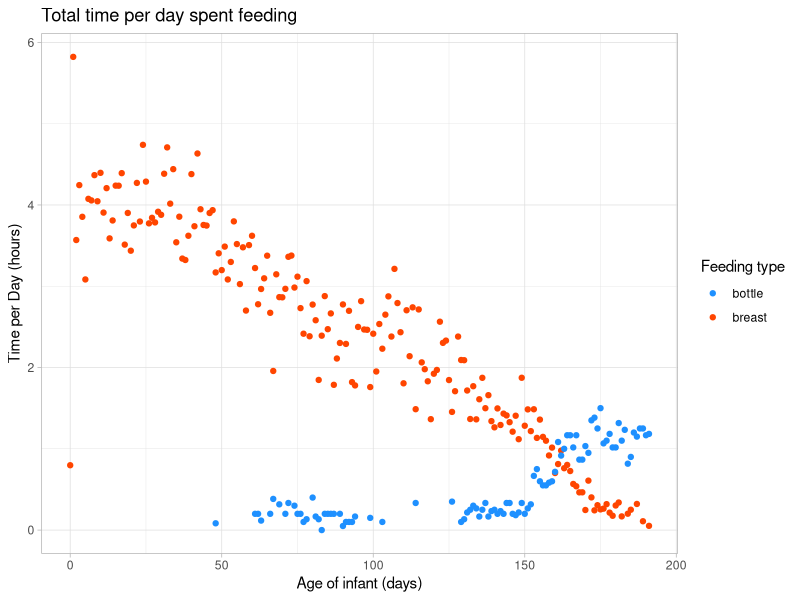
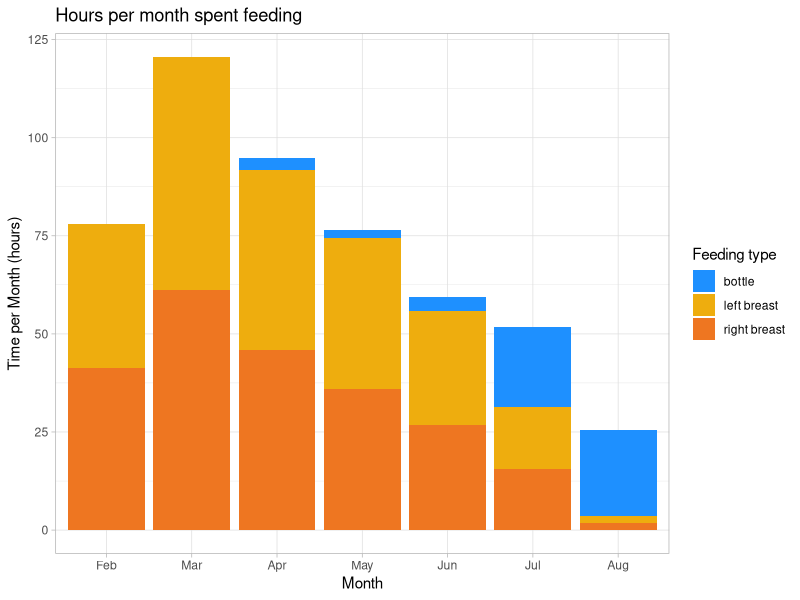
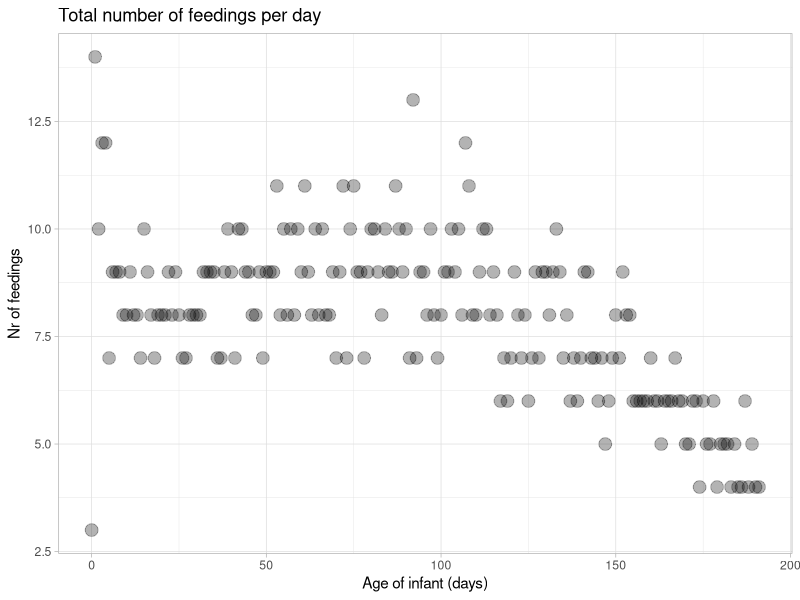
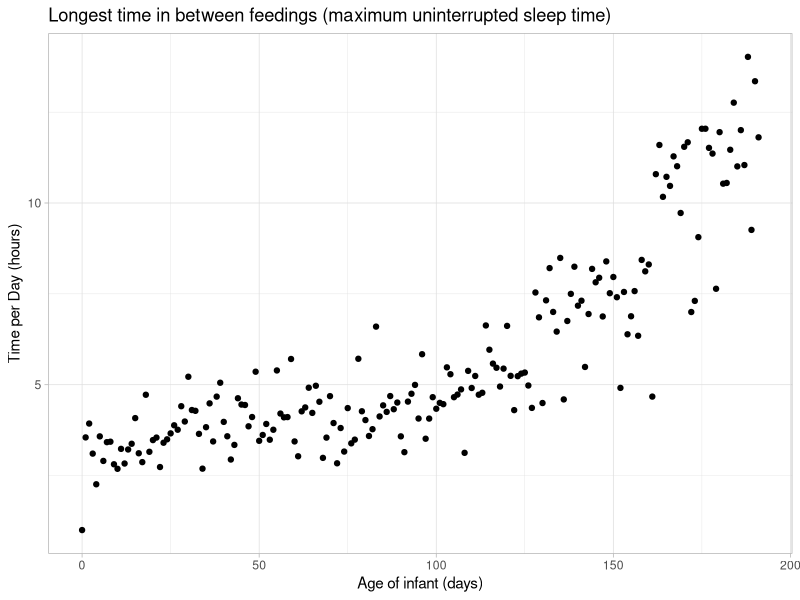

These charts were generated, in order, by the following R code:
#nursing data 2018
#data collected by Rosina Plomp
#For nursing, start and end times of feedings were registered
#For formula feeding, start and end times are NOT accurate, 
# and often the default time (15min) was registered. 
#However, the nr of ml was registered accurately. 


library(tidyr)
library(data.table)
library(ggplot2)
library(pracma)

#########################
## Data pre-processing ##
#########################

# import data
setwd("E:/Bijscholen 2017/Nursing project/raw")
data <- read.csv("Nursing final dataset.csv", sep=";",row.names=NULL, header=FALSE)
data <- as.data.table(data)

#rename columns based on investigation
names(data)<- c("datatype","start_date_time","end_date_time","left0_right1_kv", "V5","ml","V7")

# select relevant data
data <- data[datatype=="5" | datatype=="15"] #leave out other types of data (measurements, pumping, etc.)
data <- data[,-c(1,5,7)] #leave out empty columns which pertain to other datatypes
    
# format dates: split the date and time into separate columns
data_extra1 <- separate(data, "start_date_time", into=c("start_date","start_time"), sep=" ")
data_extra2 <- separate(data, "end_date_time", into=c("end_date","end_time"), sep=" ")
data <- cbind(data,data_extra1[,c(1:2)],data_extra2[,c(2:3)])
  
# take only data for Tobias, since that of Leander contains too much missing data
data[,start_date := as.Date(start_date,format="%d.%m.%Y")]
data <- data[start_date > as.Date("08.02.2018",format="%d.%m.%Y")]

# make new feeding column: 0/1=breast, else=bottle
data[,feedingtype := ifelse(left0_right1_kv=="0","breast",
                            ifelse(left0_right1_kv=="1","breast","bottle"))]

# make new feeding column: 0=left, 1=right, else=formula
data[,feedingtype2 := ifelse(left0_right1_kv=="0","left",
                            ifelse(left0_right1_kv=="1","right","bottle"))]

# add column for feeding duration
data<-as.data.frame(data) #strptime runs into an issue with data.tables
data$start_date_time <- strptime(data$start_date_time,"%d.%m.%Y %H:%M:%S")
data$end_date_time <- strptime(data$end_date_time,"%d.%m.%Y %H:%M:%S")
data$duration<-data$end_date_time-data$start_date_time
data$duration<-as.numeric(data$duration)
data$duration<-(data$duration)/(60*60) #turn sec into hours
  
# add duration for bottle feeding: assume 10 ml/min
data$ml <- ifelse(data$ml=="__EMPTY__",NA,
                    ifelse(data$ml=="null",0,(as.numeric(as.character(data$ml)))))
data$duration <- ifelse(data$feedingtype=="bottle",(((data$ml)/10)/60),data$duration) #in hours

# add column with interval between feedings
data$interval<-1
for (i in 2:length(data$start_date)){
  Int <- (data$start_date_time[i] - data$end_date_time[i-1])
  data$interval[i] <- as.numeric(Int, units="hours")
}

# make column with age of Tobias in days
data$infant_age<- (strptime(data$end_date,"%d.%m.%Y")-
                             strptime("09.02.2018","%d.%m.%Y"))
data$infant_age<- as.numeric(data$infant_age, units="days") #in days
data$infant_age<- round(data$infant_age,digits=0) #in integer days

############################# graph total feeding time ############################
###################################################################################
  
#calculate and plot the total duration of feeding per day, 
#calculate duration feeding per day
data$start_date_time <- NULL
data$end_date_time <- NULL
data <- as.data.table(data)
TotSumByDay_feedingtype <- data[,(Total_duration=sum(duration)),by=c("infant_age","feedingtype")]

#scatterplot: total nursing per day for Tobias
ggplot(data=TotSumByDay_feedingtype,
     aes(x=infant_age, y=V1,color=feedingtype)) +
  geom_point() +
  ggtitle("Total time per day spent feeding") +
  ylab("Time per Day (hours)") +
  xlab("Age of infant (days)") +
  scale_colour_manual(values=c("dodgerblue1", "orangered1"),
                    name="Feeding type") +
  theme_light()

###############bar graph left/right/bottle per month ##############################
################################################################################### 

#make a column for month
data[,Month:=month.abb[month(start_date)]]
SumByMonth_feedingtype2 <- data[,(TimePerDay=sum(duration)),by=c("Month","feedingtype2")]   
SumByMonth_feedingtype2[,Month:=factor(Month,levels=c("Feb","Mar","Apr","May","Jun","Jul","Aug"))]

#scatterplot: total nursing per day for Tobias
ggplot(data=SumByMonth_feedingtype2,
       aes(x=Month, y=V1,fill=feedingtype2)) +
  geom_bar(stat="identity") +
  ggtitle("Hours per month spent feeding") +
  ylab("Time per Month (hours)") +
  xlab("Month") +
  #scale_x_discrete(labels=c(Feb","Mar","Apr","May","Jun","Jul","Aug")) +
  scale_fill_manual(values=c("dodgerblue1", "darkgoldenrod2","chocolate2"),
                    labels=c("bottle","left breast","right breast"),
                      name="Feeding type") +
  theme_light()

############### nr of feedings per day ##############################
###################################################################################

#remove feedings less than 1min
data2<-data
data2<-data[duration>(1/60)]

#remove intervals less than 0.5h (30min)
data2[,interval:=ifelse(interval>0.5,interval,0)]

#make separate column which just says '1' for each interval over 0.5h
data2[,interval01:=ifelse(interval>0,1,0)]

#aggregate to get nr of feedings per day
NrFeedsPerDay <- data2[,sum(interval01),by="infant_age"]

#scatterplot: total nursing per day for Tobias
ggplot(data=NrFeedsPerDay,
       aes(x=infant_age, y=V1)) +
  #geom_jitter(size=4,alpha=0.3,width=NULL, height=NULL) +
  geom_point(size=4,alpha=0.3) +
  ggtitle("Total number of feedings per day") +
  ylab("Nr of feedings") +
  xlab("Age of infant (days)") +
  theme_light()

############### Longest interval ##############################
###################################################################################
    
#aggregate to get longest interval per day
LongestInterval <- data[,.(Max.int=max(interval),var=first(feedingtype)),by="infant_age"]

#scatterplot: total nursing per day for Tobias
ggplot(data=LongestInterval,
  aes(x=infant_age, y=Max.int)) +
  geom_point() +
  ggtitle("Longest time in between feedings (maximum uninterrupted sleep time)") +
  ylab("Time per Day (hours)") +
  xlab("Age of infant (days)") +
  scale_colour_manual(values=c("dodgerblue1", "orangered1"),
                      name="Feeding type") +
  theme_light()







    
    
  